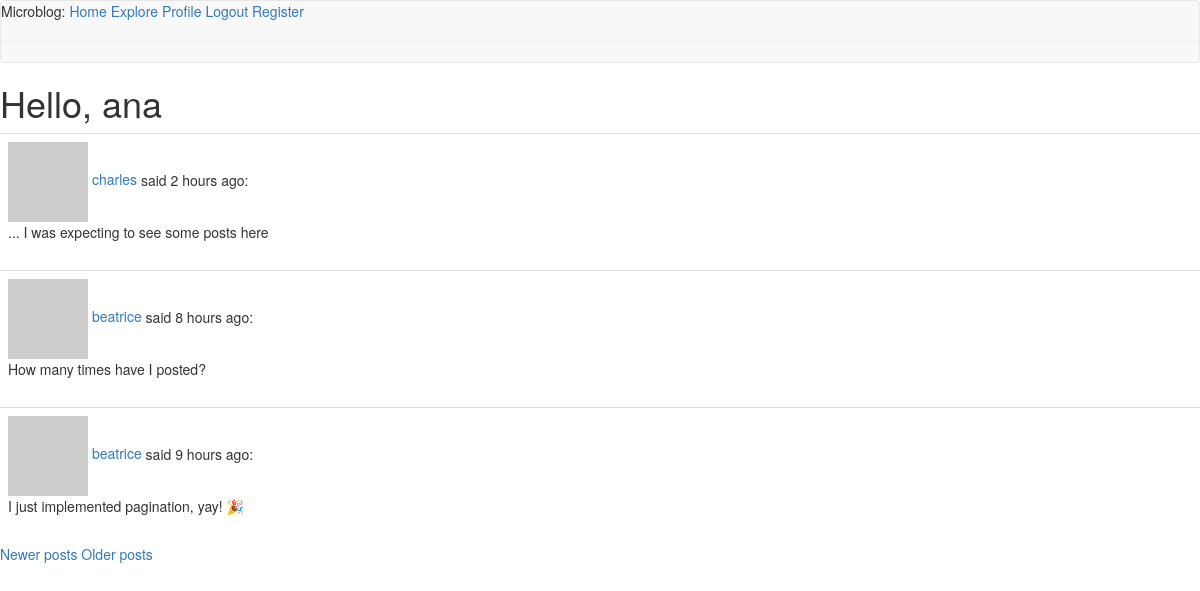
/explore?page=2 (signed in), run on the app's committed database.
### app/models.py (models this page shows, shortened)
class User(UserMixin, db.Model):
    id = db.Column(db.Integer, primary_key=True)
    username = db.Column(db.String(64), index=True, unique=True)
    email = db.Column(db.String(120), index=True, unique=True)
    password_hash = db.Column(db.String(128))
    posts = db.relationship('Post', backref='author', lazy='dynamic')
    about_me = db.Column(db.String(140))
    last_seen = db.Column(db.DateTime, default=datetime.utcnow)
    followed = db.relationship(
        'User', secondary=followers,
        primaryjoin=(followers.c.follower_id == id),
        secondaryjoin=(followers.c.followed_id == id),
        backref=db.backref('followers', lazy='dynamic'), lazy='dynamic')
    def avatar(self, size):
        digest = md5(self.email.lower().encode('utf-8')).hexdigest()
        return 'https://www.gravatar.com/avatar/{}?d=identicon&s={}'.format(
            digest, size)

class Post(db.Model):
    id = db.Column(db.Integer, primary_key=True)
    body = db.Column(db.String(140))
    timestamp = db.Column(db.DateTime, index=True, default=datetime.utcnow)
    user_id = db.Column(db.Integer, db.ForeignKey('user.id'))

### app/routes.py (the view)
@app.route('/explore')
@login_required
def explore():
    page = request.args.get('page', 1, type=int)
    posts = Post.query.order_by(Post.timestamp.desc()).paginate(page, app.config['POSTS_PER_PAGE'], False)
    next_url = url_for('explore', page=posts.next_num) if posts.has_next else None
    prev_url = url_for('explore', page=posts.prev_num) if posts.has_prev else None
    return render_template('index.html', title='Explore', posts=posts.items, next_url=next_url, prev_url=prev_url)

### app/models.py (called while the page is built)
@login.user_loader
def load_user(id):
    return User.query.get(int(id))

### app/routes.py (called while the page is built)
@app.before_request
def before_request():
    if current_user.is_authenticated:
        current_user.last_seen = datetime.utcnow()
        db.session.commit()

### app/templates/index.html (shortened to what this page needs)
{% extends "base.html" %} {% block content %}
<h1>Hello, {{ current_user.username }}</h1>
 {% for post in posts %} {% include '_post.html' %} {% endfor %} {%
if prev_url %}
<a href="{{ prev_url }}">Newer posts</a>
{% endif %} {% if next_url %}
<a href="{{ next_url }}">Older posts</a>
{% endif %} {% endblock %}

### app/templates/_post.html
<table class="table table-hover">
  <tr>
    <td width="70px">
      <a href="{{ url_for('user', username=post.author.username) }}">
        <img src="{{ post.author.avatar(36) }}" />
        {{ post.author.username }}
      </a>
      said {{ moment(post.timestamp).fromNow() }}:
      <br />
      {{ post.body }}
    </td>
  </tr>
</table>

### data on the page
User: username "ana"
Post: author.username "charles", timestamp "2 hours ago", body "... I was expecting to see some posts here"
Post: author.username "beatrice", timestamp "8 hours ago", body "How many times have I posted?"
Post: author.username "beatrice", timestamp "9 hours ago", body "I just implemented pagination, yay! 🎉"
